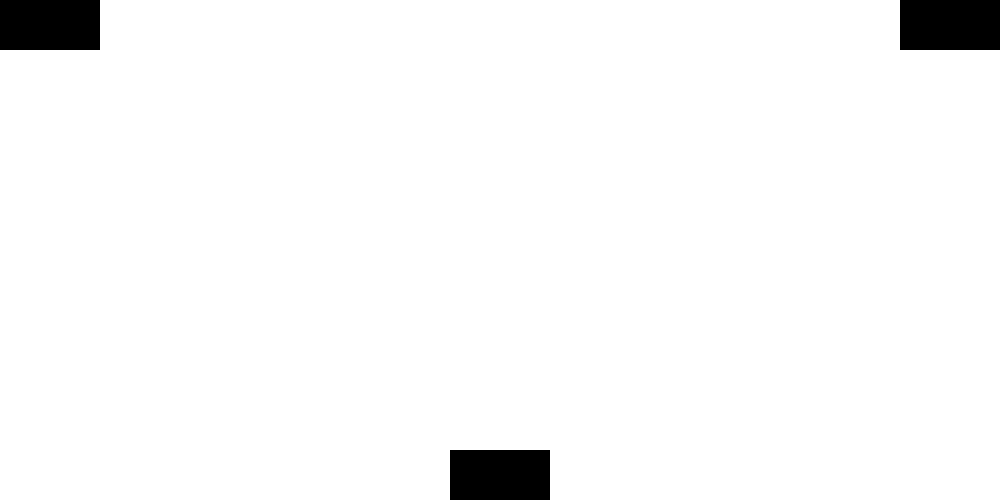
Frame 1 (no input)
Frame 60 (the mouse pressed at the canvas centre just before this capture): identical to frame 1, image omitted
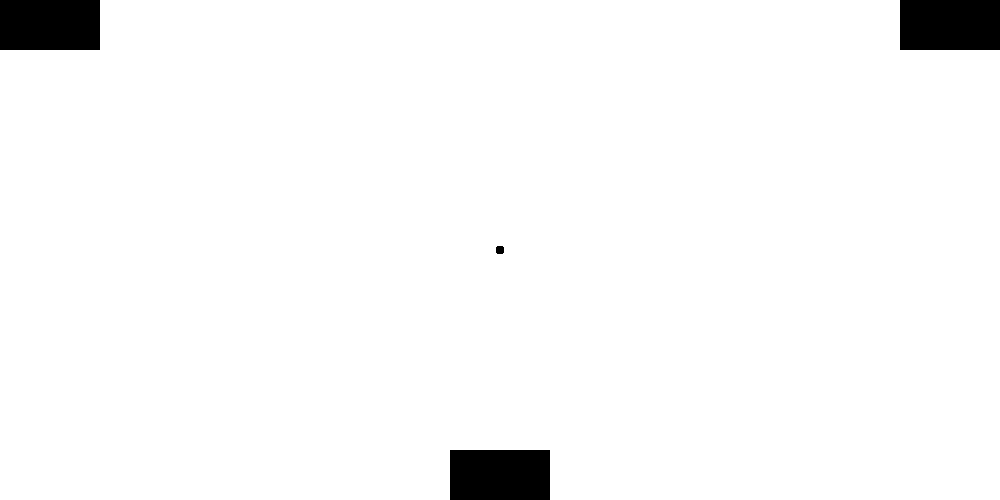
Frame 120 (the mouse held since frame 60 and released just before this capture)

The Processing sketch that drew these frames (run headless with seeded random() and noise(); from frame 60 on, the mouse is pressed at the canvas centre):

// Processing sketch: GhettoPaint
// ── GhettoPaint.pde
//Paint Project
//Justin Whitfield

//Declares and initializes integer datatypes for red, green, blue colors
int red = 0;
int green = 0;
int blue = 0;

//Method used to declare initial code
void setup() {
  //Function used to declare width and height for window 
  size(1000, 500);
  //Function made to declare color of the background for window
  background(255);
}  

//Method that's declared after setup to continuously run lines of code 
void draw() {
  //noStroke function that disables the outline of a shape or line
  noStroke();
  //Fill function that declares the color of the left rectangle
  fill(red, 0, 0);
  //Shape function that creates the shape used to store the color
  rect(0, 0, 100, 50);

  //if statement that's used with the mousePressed boolean to change the color if the mouse is pressed, and to contain the coordinates of the mouseX and mouseY variables 
  if (mousePressed && mouseX<50 && mouseY<50) {
    //Variable for red which increases the color in increments of 10
    red = red +10;
  }

  //if statement that's used with the mousePressed boolean to change the color if the mouse is pressed, and to contain the coordinates of the mouseX and mouseY variables 
  if (mousePressed && mouseX>50 && mouseX<100 && mouseY<50) {
    //Variable for red which increases the color in decrements of 10
    red = red - 10;
  }
  //if statement that's used to check if the red variable is greater than 255
  if (red>255) {
    //Variable for red that states it is equal to 255
    red = 255;
  }  
  //if statement that's used to check if the red variable is less than 255
  if (red<-1) {
    //Variable for red that states it is equal to 0
    red = 0;
  }  

  //Function used to print the red variable
  println(red);
  //Fill function that declares the color of the right rectangle
  fill(0, green, 0);
  //Shape function that creates the shape used to store the color
  rect(900, 0, 100, 50);

  //if statement that's used with the mousePressed boolean to change the color if the mouse is pressed, and to contain the coordinates of the mouseX and mouseY variables 
  if (mousePressed && mouseX>900 && mouseX<950 && mouseY<50) {
    //Variable for green which increases the color in increments of 10
    green = green +10;
  }
  //if statement that's used with the mousePressed boolean to change the color if the mouse is pressed, and to contain the coordinates of the mouseX and mouseY variables 
  if (mousePressed && mouseX>950 && mouseX<1000 && mouseY<50) {
    //Variable for green which increases the color in decrements of 10
    green = green -10;
  }
  //if statement that's used to check if the green variable is greater than 255
  if (green>255) {
    //Variable for green that states it is equal to 255
    green = 255;
  }
  //if statement that's used to check if the green variable is less than 255
  if (green<-1) {
    //Variable for green that states it is equal to 0
    green = 0;
  }

  //Function used to print the green variable
  println(green);
  //Fill function that declares the color of the bottom center rectangle
  fill(0, 0, blue);
  //Shape function that creates the shape used to store the color
  rect(450, 450, 100, 50);

  //if statement that's used with the mousePressed boolean to change the color if the mouse is pressed, and to contain the coordinates of the mouseX and mouseY variables 
  if (mousePressed && mouseX>450 && mouseX<500 && mouseY>450) {
    //Variable for blue which increases the color in increments of 10
    blue = blue +10;
  }

  //if statement that's used with the mousePressed boolean to change the color if the mouse is pressed, and to contain the coordinates of the mouseX and mouseY variables 
  if (mousePressed && mouseX>500 && mouseX<550 && mouseY>450) {
    //Variable for blue which increases the color in increments of 10
    blue = blue -10;
  }
  //if statement that's used to check if the blue variable is greater than 255
  if (blue>255) {
    //Variable for blue that states it is equal to 255
    blue = 255;
  }
  //if statement that's used to check if the blue variable is less than 255
  if (blue<-1) {
    //Variable for blue that states it is equal to 0
    blue = 0;
  }

  //Function used to print the blue variable
  println(blue);

  //if statement that's using the mousePressed boolean to draw the color is the mouse is pressed
  if (mousePressed) {
    //Fill function for the colors that are used when the mouse is pressed
    fill(red, green, blue);
    //Shape function that's created to set the location (which done using the mouseX and mouseY variables), width and height of the circles that are drawn when the mouse is pressed
    ellipse(mouseX, mouseY, 8, 8);
  }
} 
